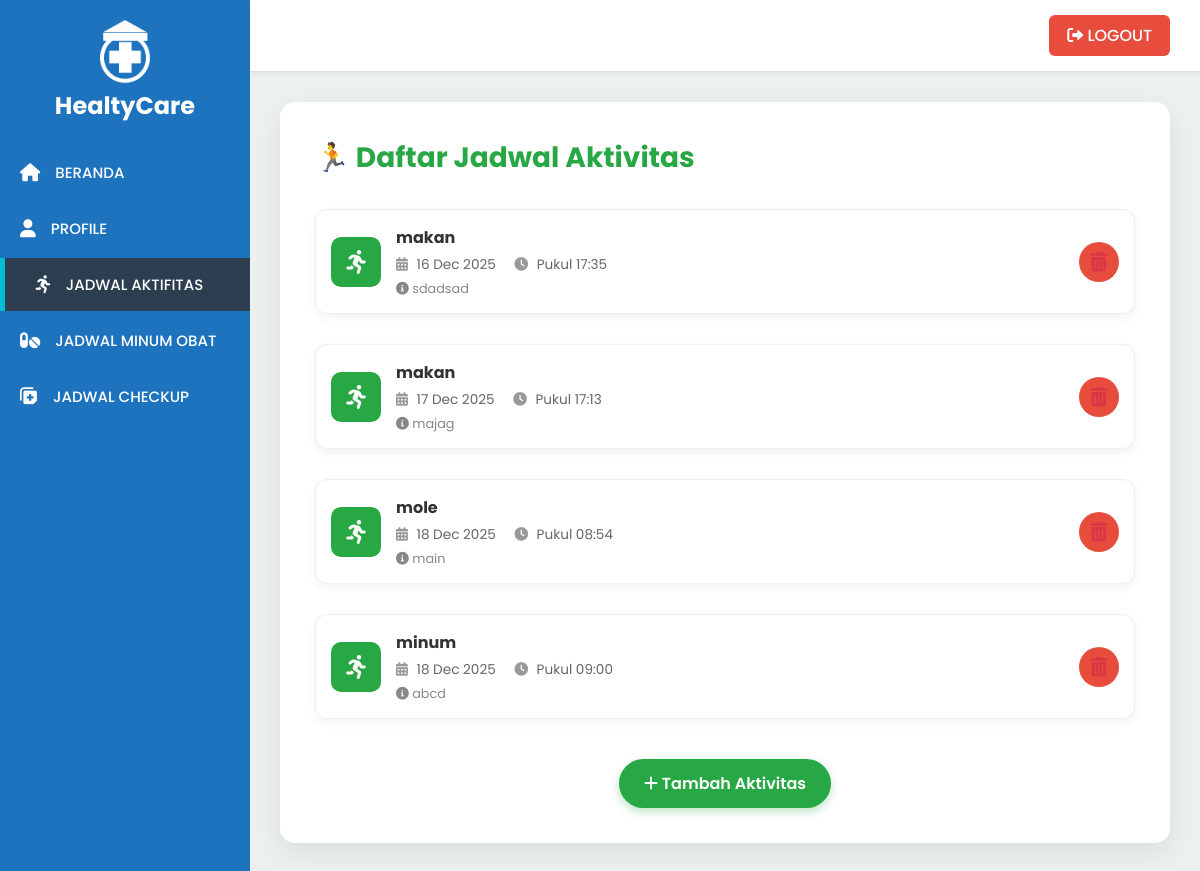
The app's page /aktivitas.php (signed in) with its own data.
### tables this page shows
CREATE TABLE `aktivitas` (
  `id` int(11) NOT NULL COMMENT 'ID Aktivitas',
  `user_id` int(11) NOT NULL COMMENT 'ID Pengguna yang memiliki jadwal ini',
  `nama_kegiatan` varchar(255) NOT NULL COMMENT 'Nama Kegiatan',
  `waktu_tanggal` datetime NOT NULL COMMENT 'Waktu dan Tanggal Kegiatan',
  `keterangan` text DEFAULT NULL COMMENT 'Keterangan tambahan (opsional)'
);

### aktivitas.php (the view, shortened to what this page needs)
<?php
require 'config.php';
$user_id = $_SESSION['user_id'];
$jadwal_aktivitas = [];
try {
    $stmt = $pdo->prepare("SELECT id, nama_kegiatan, waktu_tanggal, keterangan FROM aktivitas WHERE user_id = :user_id ORDER BY waktu_tanggal ASC");
    $stmt->execute(['user_id' => $user_id]);
    $jadwal_aktivitas = $stmt->fetchAll(PDO::FETCH_ASSOC);
} catch (PDOException $e) {
    $pesan_status = '<p class="alert error" style="color: red; text-align: center; margin-bottom: 15px;">Error: ' . $e->getMessage() . '</p>';
}
?>
<!DOCTYPE html>
<html lang="id">
<head>
    <link rel="stylesheet" href="style.css">
    <link rel="stylesheet" href="https://cdnjs.cloudflare.com/ajax/libs/font-awesome/6.0.0-beta3/css/all.min.css">
</head>
<body>
    <div class="dashboard-container">
        <div class="sidebar">
            <div class="header">
                <img src="logoo.png" alt="Logo" class="logo-img-sidebar">
                <h2>HealtyCare</h2>
            </div>
            <nav>
                <a href="beranda.php"><i class="fas fa-home"></i> <span>BERANDA</span></a>
                <a href="profile.php"><i class="fas fa-user"></i> <span>PROFILE</span></a>
                <a href="aktivitas.php" class="active"><i class="fas fa-running"></i> <span>JADWAL AKTIFITAS</span></a>
                <a href="obat.php"><i class="fas fa-pills"></i> <span>JADWAL MINUM OBAT</span></a>
                <a href="checkup.php"><i class="fas fa-notes-medical"></i> <span>JADWAL CHECKUP</span></a>
            </nav>
        </div>
        <div class="main-content">
            <div class="top-bar">
                <a href="logout.php" class="logout-btn"><i class="fas fa-sign-out-alt"></i> LOGOUT</a>
            </div>
            <div class="content-area">
                <div class="content-card">
                    <h2 class="welcome-header" style="color: var(--color-activity);">🏃 Daftar Jadwal Aktivitas</h2>
                    <?php if (!empty($jadwal_aktivitas)): ?>
                        <div class="schedule-list-full">
                            <?php foreach ($jadwal_aktivitas as $aktivitas):
                                $timestamp = strtotime($aktivitas['waktu_tanggal']);
                                $tanggal_formatted = date('d M Y', $timestamp);
                                $waktu_formatted = date('H:i', $timestamp);
                            ?>
                                <div class="schedule-entry-wrapper">
                                    <a href="detail_jadwal.php?tipe=aktivitas&id=<?php echo $aktivitas['id']; ?>" class="full-schedule-entry-link">
                                        <div class="activity-type">
                                            <i class="fas fa-running"></i>
                                        </div>
                                        <div class="schedule-details">
                                            <h4><?php echo htmlspecialchars($aktivitas['nama_kegiatan']); ?></h4>
                                            <div class="schedule-meta">
                                                <span><i class="fas fa-calendar-alt"></i> <?php echo $tanggal_formatted; ?></span>
                                                <span style="margin-left: 15px;"><i class="fas fa-clock"></i> Pukul <?php echo $waktu_formatted; ?></span>
                                            </div>
                                            <?php if (!empty($aktivitas['keterangan'])): ?>
                                                <p style="font-size: 0.8rem; color: #888; margin-top: 5px;">
                                                    <i class="fas fa-info-circle"></i> <?php echo htmlspecialchars($aktivitas['keterangan']); ?>
                                                </p>
                                            <?php endif; ?>
                                        </div>
                                    </a>
                                    <div class="schedule-actions">
                                        <a href="delete_aktivitas.php?id=<?php echo $aktivitas['id']; ?>" class="action-btn delete-btn" onclick="return confirm('Hapus jadwal ini?');">
                                            <i class="fas fa-trash-alt"></i>
                                        </a>
                                    </div>
                                </div>
                            <?php endforeach; ?>
                        </div>
                    <?php endif; ?>
                    <div class="add-button-container">
                        <a href="tambah_aktivitas.php" class="add-button" style="background-color: var(--color-activity);">
                            <i class="fas fa-plus"></i> Tambah Aktivitas
                        </a>
                    </div>
                </div>
            </div>
        </div>
    </div>
</body>
</html>

### style.css (style rules this page uses)
:root { --color-primary: #1e73be; --color-secondary: #00bcd4; --color-dark: #2c3e50; --color-light: #ecf0f1; --color-white: #ffffff; --color-text: #34495e; --color-shadow: rgba(0, 0, 0, 0.08); --color-red: #e74c3c; --color-green: #2ecc71; --color-orange: #f39c12; --color-activity: #2ecc71; --color-medicine: #3498db; --color-checkup: #f39c12; }
* { box-sizing: border-box; margin: 0; padding: 0; font-family: 'Poppins', sans-serif; }
body { background-color: var(--color-white); min-height: 100vh; color: var(--color-text); }
.dashboard-container { display: flex; min-height: 100vh; }
.sidebar { width: 250px; background-color: var(--color-primary); color: var(--color-white); padding: 20px 0; display: flex; flex-direction: column; box-shadow: 2px 0 5px rgba(0, 0, 0, 0.1); }
.sidebar .header { text-align: center; margin-bottom: 20px; display: flex; flex-direction: column; align-items: center; padding: 0 20px; }
.sidebar .header .logo-img-sidebar { width: 50px; height: auto; margin-bottom: 5px; }
.sidebar nav a { display: flex; align-items: center; color: var(--color-white); padding: 15px 20px; text-decoration: none; margin: 3px 0; transition: background-color 0.3s, padding-left 0.3s; font-size: 15px; font-weight: 500; }
.sidebar nav a i { margin-right: 15px; font-size: 18px; }
.sidebar nav a:hover, .sidebar nav a.active { background-color: var(--color-dark); padding-left: 30px; border-left: 5px solid var(--color-secondary); margin: 0; }
.main-content { flex-grow: 1; background-color: var(--color-light); display: flex; flex-direction: column; }
.top-bar { background-color: var(--color-white); color: var(--color-dark); padding: 15px 30px; text-align: right; display: flex; justify-content: space-between; align-items: center; border-bottom: 1px solid #ddd; box-shadow: 0 2px 4px rgba(0, 0, 0, 0.05); }
.top-bar .logout-btn { background-color: var(--color-red); color: var(--color-white); border: none; padding: 8px 18px; border-radius: 6px; cursor: pointer; text-decoration: none; font-weight: 500; transition: background-color 0.2s; }
.content-area { padding: 30px; flex-grow: 1; }
.content-card { background-color: var(--color-white); padding: 35px; border-radius: 15px; box-shadow: 0 10px 30px var(--color-shadow); }
.welcome-header { margin-bottom: 30px; font-size: 28px; font-weight: 700; color: var(--color-dark); }
.schedule-list-full { display: flex; flex-direction: column; gap: 15px; margin-top: 20px; }
.schedule-details { flex-grow: 1; margin-right: 20px; }
.schedule-meta { font-size: 14px; color: #7f8c8d; margin-bottom: 5px; }
.schedule-meta i { color: var(--color-primary); margin-right: 5px; }
.schedule-actions { display: flex; gap: 10px; }
.action-btn { display: flex; align-items: center; justify-content: center; width: 40px; height: 40px; border-radius: 50%; color: var(--color-white); text-decoration: none; transition: opacity 0.2s, transform 0.1s; font-size: 16px; }
.delete-btn { background-color: var(--color-red); }
.add-button-container { text-align: left; margin-top: 30px; }
.add-button { background-color: var(--color-green); color: var(--color-white); padding: 12px 25px; border-radius: 8px; text-decoration: none; font-weight: 600; display: inline-flex; align-items: center; gap: 10px; box-shadow: 0 4px 6px rgba(46, 204, 113, 0.2); transition: background-color 0.2s, box-shadow 0.2s; }

### records on screen
aktivitas: nama_kegiatan "makan", waktu_tanggal "16 Dec 2025", waktu_tanggal "17:35", keterangan "sdadsad"
aktivitas: nama_kegiatan "makan", waktu_tanggal "17 Dec 2025", waktu_tanggal "17:13", keterangan "majag"
aktivitas: nama_kegiatan "mole", waktu_tanggal "18 Dec 2025", waktu_tanggal "08:54", keterangan "main"
aktivitas: nama_kegiatan "minum", waktu_tanggal "18 Dec 2025", waktu_tanggal "09:00", keterangan "abcd"
